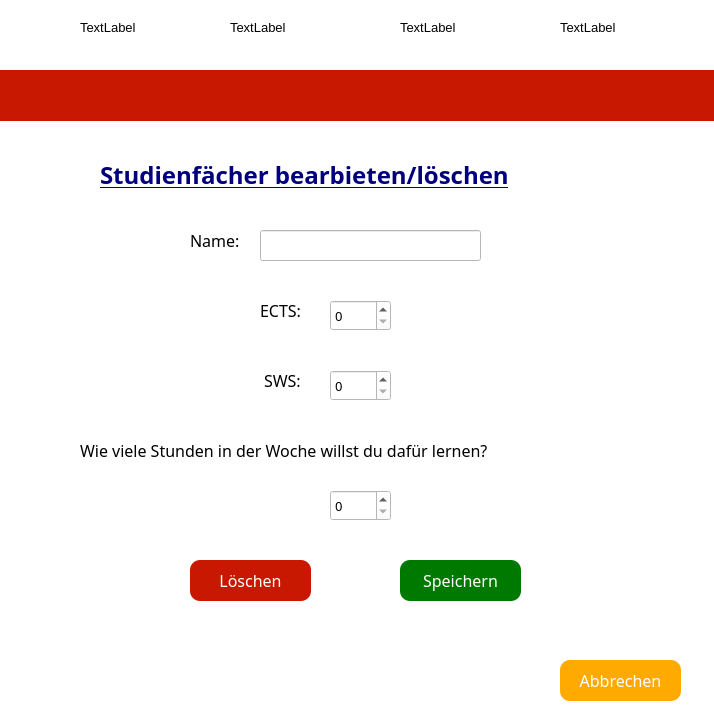
<?xml version="1.0" encoding="UTF-8"?>
<ui version="4.0">
 <class>Studifaecher_verwalten</class>
 <widget class="QDialog" name="Studifaecher_verwalten">
  <property name="geometry">
   <rect>
    <x>0</x>
    <y>0</y>
    <width>714</width>
    <height>714</height>
   </rect>
  </property>
  <property name="font">
   <font>
    <pointsize>10</pointsize>
   </font>
  </property>
  <property name="windowTitle">
   <string>Studeinfächer bearbeiten/löschen</string>
  </property>
  <property name="styleSheet">
   <string notr="true">background-color: rgb(255, 255, 255);</string>
  </property>
  <widget class="QLineEdit" name="ID">
   <property name="geometry">
    <rect>
     <x>340</x>
     <y>230</y>
     <width>71</width>
     <height>20</height>
    </rect>
   </property>
  </widget>
  <widget class="QSpinBox" name="sws">
   <property name="geometry">
    <rect>
     <x>330</x>
     <y>370</y>
     <width>61</width>
     <height>31</height>
    </rect>
   </property>
   <property name="font">
    <font>
     <family>MV Boli</family>
     <pointsize>10</pointsize>
    </font>
   </property>
   <property name="styleSheet">
    <string notr="true">background-color: rgb(255, 255, 255);</string>
   </property>
  </widget>
  <widget class="QSpinBox" name="ects">
   <property name="geometry">
    <rect>
     <x>330</x>
     <y>300</y>
     <width>61</width>
     <height>31</height>
    </rect>
   </property>
   <property name="font">
    <font>
     <family>MV Boli</family>
     <pointsize>10</pointsize>
    </font>
   </property>
   <property name="styleSheet">
    <string notr="true">background-color: rgb(255, 255, 255);</string>
   </property>
  </widget>
  <widget class="QSpinBox" name="stunden">
   <property name="geometry">
    <rect>
     <x>330</x>
     <y>490</y>
     <width>61</width>
     <height>31</height>
    </rect>
   </property>
   <property name="font">
    <font>
     <family>MV Boli</family>
     <pointsize>10</pointsize>
    </font>
   </property>
   <property name="styleSheet">
    <string notr="true">background-color: rgb(255, 255, 255);</string>
   </property>
  </widget>
  <widget class="QLabel" name="label_2">
   <property name="geometry">
    <rect>
     <x>80</x>
     <y>430</y>
     <width>541</width>
     <height>41</height>
    </rect>
   </property>
   <property name="font">
    <font>
     <family>MV Boli</family>
     <pointsize>12</pointsize>
    </font>
   </property>
   <property name="text">
    <string>Wie viele Stunden in der Woche willst du dafür lernen?</string>
   </property>
  </widget>
  <widget class="QLabel" name="label_3">
   <property name="geometry">
    <rect>
     <x>260</x>
     <y>300</y>
     <width>61</width>
     <height>20</height>
    </rect>
   </property>
   <property name="font">
    <font>
     <family>MV Boli</family>
     <pointsize>12</pointsize>
    </font>
   </property>
   <property name="text">
    <string>ECTS:</string>
   </property>
  </widget>
  <widget class="QLabel" name="label_4">
   <property name="geometry">
    <rect>
     <x>264</x>
     <y>370</y>
     <width>61</width>
     <height>21</height>
    </rect>
   </property>
   <property name="font">
    <font>
     <family>MV Boli</family>
     <pointsize>12</pointsize>
    </font>
   </property>
   <property name="text">
    <string>SWS:</string>
   </property>
  </widget>
  <widget class="QLineEdit" name="name">
   <property name="geometry">
    <rect>
     <x>260</x>
     <y>230</y>
     <width>221</width>
     <height>31</height>
    </rect>
   </property>
   <property name="font">
    <font>
     <family>MV Boli</family>
     <pointsize>11</pointsize>
    </font>
   </property>
   <property name="styleSheet">
    <string notr="true">background-color: rgb(255, 255, 255);</string>
   </property>
  </widget>
  <widget class="QLabel" name="label_5">
   <property name="geometry">
    <rect>
     <x>190</x>
     <y>230</y>
     <width>61</width>
     <height>20</height>
    </rect>
   </property>
   <property name="font">
    <font>
     <family>MV Boli</family>
     <pointsize>12</pointsize>
    </font>
   </property>
   <property name="text">
    <string>Name:</string>
   </property>
  </widget>
  <widget class="QPushButton" name="abbrechen">
   <property name="geometry">
    <rect>
     <x>560</x>
     <y>660</y>
     <width>121</width>
     <height>41</height>
    </rect>
   </property>
   <property name="font">
    <font>
     <family>MV Boli</family>
     <pointsize>12</pointsize>
    </font>
   </property>
   <property name="styleSheet">
    <string notr="true">
QPushButton
{

  border-radius: 10px;
  padding: 0 8px;
color: rgb(255, 255, 255);
background-color: rgb(255, 170, 0);
}</string>
   </property>
   <property name="text">
    <string>Abbrechen</string>
   </property>
  </widget>
  <widget class="QPushButton" name="speichern">
   <property name="geometry">
    <rect>
     <x>400</x>
     <y>560</y>
     <width>121</width>
     <height>41</height>
    </rect>
   </property>
   <property name="font">
    <font>
     <family>MV Boli</family>
     <pointsize>12</pointsize>
    </font>
   </property>
   <property name="styleSheet">
    <string notr="true">QPushButton
{

  border-radius: 10px;
  padding: 0 8px;
background-color: rgb(0, 121, 0);
color: rgb(255, 255, 255);
}
</string>
   </property>
   <property name="text">
    <string>Speichern</string>
   </property>
  </widget>
  <widget class="QPushButton" name="loeschen">
   <property name="geometry">
    <rect>
     <x>190</x>
     <y>560</y>
     <width>121</width>
     <height>41</height>
    </rect>
   </property>
   <property name="font">
    <font>
     <family>MV Boli</family>
     <pointsize>12</pointsize>
    </font>
   </property>
   <property name="styleSheet">
    <string notr="true">

QPushButton
{
  
  border-radius: 10px;
  padding: 0 8px;
color: rgb(255, 255, 255);
background-color: rgb(200, 24, 1);
}</string>
   </property>
   <property name="text">
    <string>Löschen</string>
   </property>
  </widget>
  <widget class="QLabel" name="label">
   <property name="geometry">
    <rect>
     <x>100</x>
     <y>140</y>
     <width>521</width>
     <height>71</height>
    </rect>
   </property>
   <property name="font">
    <font>
     <family>MV Boli</family>
     <pointsize>18</pointsize>
    </font>
   </property>
   <property name="styleSheet">
    <string notr="true">color: rgb(0, 0, 127);</string>
   </property>
   <property name="text">
    <string>&lt;html&gt;&lt;head/&gt;&lt;body&gt;&lt;p&gt;&lt;span style=&quot; font-weight:600; text-decoration: underline;&quot;&gt;Studienfächer bearbieten/löschen&lt;/span&gt;&lt;/p&gt;&lt;/body&gt;&lt;/html&gt;</string>
   </property>
  </widget>
  <widget class="QLabel" name="label_12">
   <property name="geometry">
    <rect>
     <x>0</x>
     <y>70</y>
     <width>721</width>
     <height>51</height>
    </rect>
   </property>
   <property name="styleSheet">
    <string notr="true">background-color: rgb(200, 24, 1);</string>
   </property>
   <property name="text">
    <string/>
   </property>
  </widget>
  <widget class="QLabel" name="l1">
   <property name="geometry">
    <rect>
     <x>80</x>
     <y>-10</y>
     <width>74</width>
     <height>74</height>
    </rect>
   </property>
   <property name="text">
    <string>TextLabel</string>
   </property>
  </widget>
  <widget class="QLabel" name="l2">
   <property name="geometry">
    <rect>
     <x>230</x>
     <y>-10</y>
     <width>74</width>
     <height>74</height>
    </rect>
   </property>
   <property name="text">
    <string>TextLabel</string>
   </property>
  </widget>
  <widget class="QLabel" name="l4">
   <property name="geometry">
    <rect>
     <x>560</x>
     <y>-10</y>
     <width>74</width>
     <height>74</height>
    </rect>
   </property>
   <property name="text">
    <string>TextLabel</string>
   </property>
  </widget>
  <widget class="QLabel" name="l3">
   <property name="geometry">
    <rect>
     <x>400</x>
     <y>-10</y>
     <width>74</width>
     <height>74</height>
    </rect>
   </property>
   <property name="text">
    <string>TextLabel</string>
   </property>
  </widget>
 </widget>
 <resources/>
 <connections/>
</ui>
